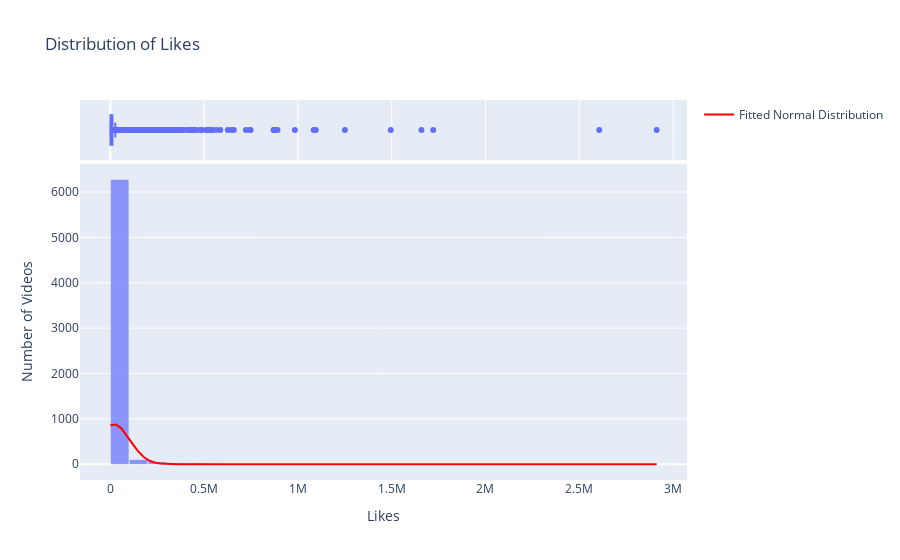

Here is the notebook cell this chart was saved with:
### Markdown cell above
### EDA:

### Code cell
numerical_features = ['views', 'likes', 'dislikes', 'comment_count']
data = df["likes"]
mu, std = stats.norm.fit(data)
fig = px.histogram(data_frame=data,x="likes",nbins=50,marginal = "box", title="Distribution of Likes",opacity=0.7)
xmin, xmax = data.min(), data.max()
x = np.linspace(xmin, xmax, 100)
p = stats.norm.pdf(x, mu, std)
fig.add_trace(go.Scatter(x=x, y=p * data.shape[0] * (xmax - xmin) / 100, mode='lines',line=dict(color='red', width=2),name='Fitted Normal Distribution'))
fig.update_layout(xaxis_title="Likes", yaxis_title="Number of Videos", bargap=0.05)
fig.show()

### Figure 1 — Plotly figure (JSON) as saved in the notebook; plotly's stock layout.template omitted (floating-point values rounded to 4 significant figures; data arrays with more than 128 entries replaced by an {"elided": "..."} marker saying what was removed)
{"data": [{"alignmentgroup": "True", "bingroup": "x", "hovertemplate": "likes=%{x}<br>count=%{y}<extra></extra>", "legendgroup": "", "marker": {"color": "#636efa", "opacity": 0.7, "pattern": {"shape": ""}}, "name": "", "nbinsx": 50, "offsetgroup": "", "orientation": "v", "showlegend": false, "type": "histogram", "x": {"elided": "6483 int values"}, "xaxis": "x", "yaxis": "y"}, {"alignmentgroup": "True", "hovertemplate": "likes=%{x}<extra></extra>", "legendgroup": "", "marker": {"color": "#636efa"}, "name": "", "notched": true, "offsetgroup": "", "showlegend": false, "type": "box", "x": {"elided": "6483 int values"}, "xaxis": "x2", "yaxis": "y2"}, {"line": {"color": "red", "width": 2}, "mode": "lines", "name": "Fitted Normal Distribution", "type": "scatter", "x": [0, 29420.0, 58840.0, 88260.0, 117700.0, 147100.0, 176500.0, 205900.0, 235400.0, 264800.0, 294200.0, 323600.0, 353100.0, 382500.0, 411900.0, 441300.0, 470700.0, 500200.0, 529600.0, 559000.0, 588400.0, 617800.0, 647300.0, 676700.0, 706100.0, 735500.0, 765000.0, 794400.0, 823800.0, 853200.0, 882600.0, 912100.0, 941500.0, 970900.0, 1000000.0, 1030000.0, 1059000.0, 1089000.0, 1118000.0, 1147000.0, 1177000.0, 1206000.0, 1236000.0, 1265000.0, 1295000.0, 1324000.0, 1353000.0, 1383000.0, 1412000.0, 1442000.0, 1471000.0, 1500000.0, 1530000.0, 1559000.0, 1589000.0, 1618000.0, 1648000.0, 1677000.0, 1706000.0, 1736000.0, 1765000.0, 1795000.0, 1824000.0, 1854000.0, 1883000.0, 1912000.0, 1942000.0, 1971000.0, 2001000.0, 2030000.0, 2059000.0, 2089000.0, 2118000.0, 2148000.0, 2177000.0, 2207000.0, 2236000.0, 2265000.0, 2295000.0, 2324000.0, 2354000.0, 2383000.0, 2413000.0, 2442000.0, 2471000.0, 2501000.0, 2530000.0, 2560000.0, 2589000.0, 2618000.0, 2648000.0, 2677000.0, 2707000.0, 2736000.0, 2766000.0, 2795000.0, 2824000.0, 2854000.0, 2883000.0, 2912710], "y": [857.9, 874.0, 791.1, 636.3, 454.8, 288.8, 163.0, 81.72, 36.41, 14.41, 5.071, 1.585, 0.4403, 0.1087, 0.02383, 0.004644, 0.0008041, 0.0001237, 1.692e-05, 2.055e-06, 2.218e-07, 2.128e-08, 1.814e-09, 1.374e-10, 9.244e-12, 5.528e-13, 2.937e-14, 1.387e-15, 5.818e-17, 2.169e-18, 7.184e-20, 2.115e-21, 5.53e-23, 1.285e-24, 2.654e-26, 4.87e-28, 7.941e-30, 1.15e-31, 1.481e-33, 1.694e-35, 1.722e-37, 1.555e-39, 1.248e-41, 8.902e-44, 5.641e-46, 3.176e-48, 1.589e-50, 7.065e-53, 2.791e-55, 9.796e-58, 3.056e-60, 8.469e-63, 2.086e-65, 4.564e-68, 8.874e-71, 1.533e-73, 2.354e-76, 3.211e-79, 3.893e-82, 4.193e-85, 4.013e-88, 3.413e-91, 2.579e-94, 1.732e-97, 1.033e-100, 5.479e-104, 2.581e-107, 1.08e-110, 4.019e-114, 1.328e-117, 3.901e-121, 1.018e-124, 2.361e-128, 4.865e-132, 8.907e-136, 1.449e-139, 2.095e-143, 2.691e-147, 3.072e-151, 3.115e-155, 2.808e-159, 2.248e-163, 1.6e-167, 1.012e-171, 5.683e-176, 2.837e-180, 1.259e-184, 4.961e-189, 1.738e-193, 5.408e-198, 1.495e-202, 3.675e-207, 8.024e-212, 1.557e-216, 2.684e-221, 4.112e-226, 5.597e-231, 6.769e-236, 7.276e-241, 6.948e-246]}], "layout": {"bargap": 0.05, "barmode": "relative", "legend": {"tracegroupgap": 0}, "title": {"text": "Distribution of Likes"}, "xaxis": {"anchor": "y", "domain": [0, 1], "title": {"text": "Likes"}}, "xaxis2": {"anchor": "y2", "domain": [0, 1], "matches": "x", "showgrid": true, "showticklabels": false}, "yaxis": {"anchor": "x", "domain": [0, 0.8316], "title": {"text": "Number of Videos"}}, "yaxis2": {"anchor": "x2", "domain": [0.8416, 1], "matches": "y2", "showgrid": false, "showline": false, "showticklabels": false, "ticks": ""}}}
